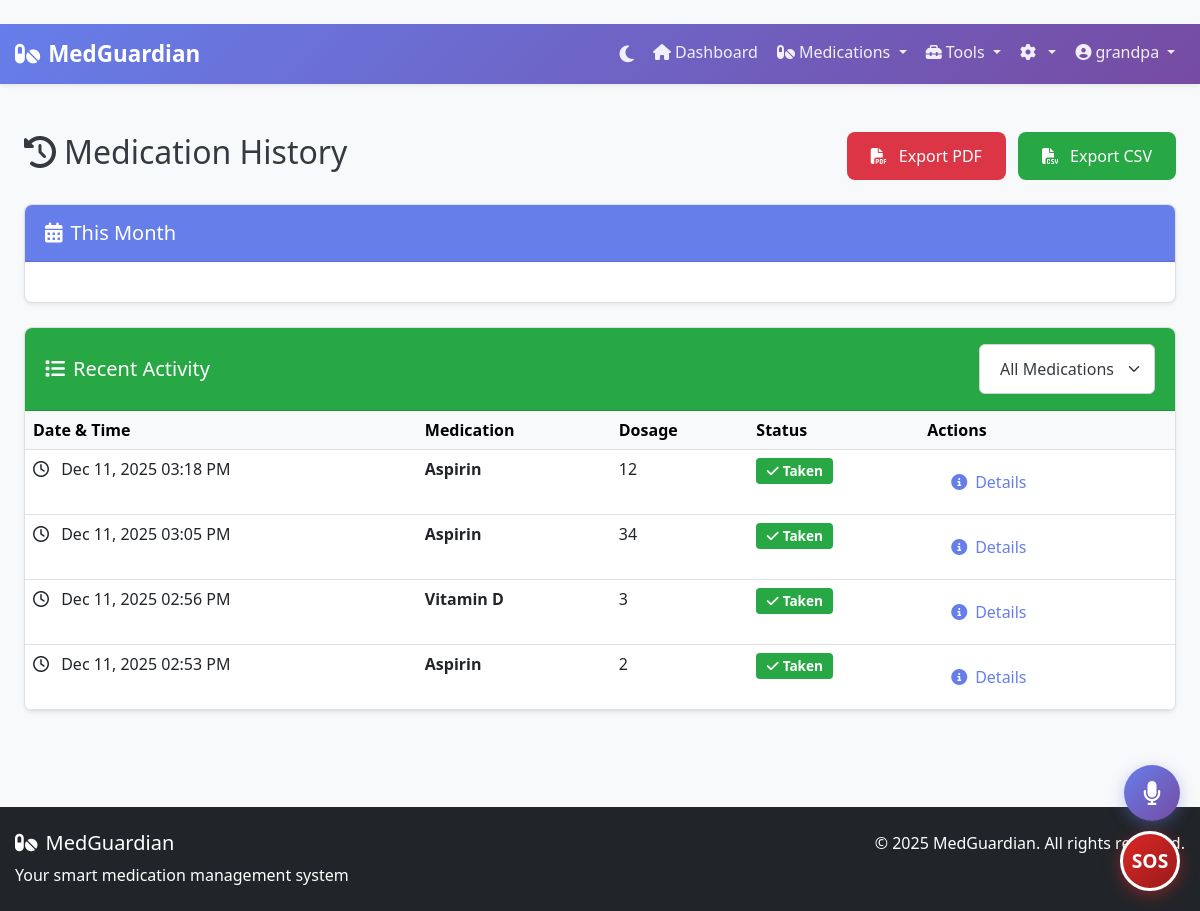
Page /medication/history (signed in) on the committed database.
### app/models/auth.py (models this page shows, shortened)
class User(UserMixin, BaseModel):
    __tablename__ = 'user'
    username = db.Column(db.String(100), nullable=False, unique=True, index=True)
    email = db.Column(db.String(100), nullable=False, unique=True, index=True)
    password_hash = db.Column(db.String(200))
    role = db.Column(db.String(20), nullable=False, default='senior', index=True)
    telegram_chat_id = db.Column(db.String(50), nullable=True, unique=True)
    reset_token = db.Column(db.String(100), nullable=True, unique=True)
    reset_token_expiry = db.Column(db.DateTime, nullable=True)
    email_verified = db.Column(db.Boolean, default=False)
    email_verification_token = db.Column(db.String(100), nullable=True, unique=True)
    camera_auto_accept = db.Column(db.Boolean, default=False)
    medications = db.relationship('Medication', backref='user', lazy=True, cascade='all, delete-orphan')

### app/models/medication_log.py (models this page shows, shortened)
class MedicationLog(db.Model):
    __tablename__ = 'medication_log'
    id = db.Column(db.Integer, primary_key=True)
    medication_id = db.Column(db.Integer, db.ForeignKey('medication.id'), nullable=False)
    user_id = db.Column(db.Integer, db.ForeignKey('user.id'), nullable=False)
    taken_at = db.Column(db.DateTime, nullable=False, default=datetime.utcnow)
    scheduled_time = db.Column(db.DateTime, nullable=True)  # When medication was scheduled
    taken_correctly = db.Column(db.Boolean, default=True)
    verified_by_camera = db.Column(db.Boolean, default=False)  # Was camera verification used?
    verification_confidence = db.Column(db.Float, nullable=True)  # Auto-detection confidence 0-1
    verification_method = db.Column(db.String(50), nullable=True)  # 'auto', 'manual', 'manual_fallback'
    notes = db.Column(db.Text)
    created_at = db.Column(db.DateTime, default=datetime.utcnow)
    medication = db.relationship('Medication', backref='logs')
    user = db.relationship('User', backref='medication_logs')

### app/models/medication.py (models this page shows, shortened)
class Medication(BaseModel):
    __tablename__ = 'medication'
    name = db.Column(db.String(100), nullable=False, index=True)
    dosage = db.Column(db.String(50), nullable=False)
    frequency = db.Column(db.String(50), nullable=False)
    instructions = db.Column(db.Text)
    user_id = db.Column(db.Integer, db.ForeignKey('user.id', ondelete='CASCADE'), nullable=False, index=True)
    morning = db.Column(db.Boolean, default=False)
    afternoon = db.Column(db.Boolean, default=False)
    evening = db.Column(db.Boolean, default=False)
    night = db.Column(db.Boolean, default=False)
    reminder_enabled = db.Column(db.Boolean, default=True)
    reminder_sound = db.Column(db.Boolean, default=True)
    reminder_voice = db.Column(db.Boolean, default=True)
    custom_reminder_times = db.Column(db.String(200))
    start_date = db.Column(db.Date, index=True)
    end_date = db.Column(db.Date, index=True)
    priority = db.Column(db.String(20), default='normal', index=True)
    custom_times = db.Column(db.String(200))  # JSON string for custom times
    barcode = db.Column(db.String(100), nullable=True, index=True)  # UPC/EAN/QR code
    reference_image_path = db.Column(db.String(500), nullable=True)  # Path to reference photo
    image_features = db.Column(db.Text, nullable=True)  # JSON: color histogram, shape features
    label_text = db.Column(db.Text, nullable=True)  # OCR extracted text from label
    reference_images = db.Column(db.Text, nullable=True)  # JSON: ["base64img1", "base64img2", ...]
    background_image = db.Column(db.Text, nullable=True)  # Background-only capture for subtraction
    ai_trained = db.Column(db.Boolean, default=False)  # True if user completed AI training

### app/routes/medication.py (the view)
@medication.route('/history')
@login_required
def medication_history():
    medications = Medication.query.filter_by(user_id=current_user.id).all()
    logs = MedicationLog.query.filter_by(user_id=current_user.id).order_by(
        MedicationLog.taken_at.desc()
    ).limit(100).all()
    return render_template('medication/history.html',
                         medications=medications,
                         logs=logs)

### app/templates/medication/history.html (shortened to what this page needs)
{% extends "base.html" %}
{% block content %}
<div class="container-fluid py-4">
    <div class="d-flex justify-content-between align-items-center mb-4">
        <h2><i class="fas fa-history me-2"></i>Medication History</h2>
        <div>
            <a href="{{ url_for('medication.export_history', format='pdf') }}" class="btn btn-danger me-2">
                <i class="fas fa-file-pdf me-1"></i>Export PDF
            </a>
            <a href="{{ url_for('medication.export_history', format='csv') }}" class="btn btn-success">
                <i class="fas fa-file-csv me-1"></i>Export CSV
            </a>
        </div>
    </div>
    <div class="row mb-4">
        <div class="col-12">
            <div class="card shadow-sm">
                <div class="card-header bg-primary text-white">
                    <h5 class="mb-0"><i class="fas fa-calendar-alt me-2"></i>This Month</h5>
                </div>
                <div class="card-body">
                </div>
            </div>
        </div>
    </div>
    <div class="row">
        <div class="col-12">
            <div class="card shadow-sm">
                <div class="card-header bg-success text-white d-flex justify-content-between align-items-center">
                    <h5 class="mb-0"><i class="fas fa-list me-2"></i>Recent Activity</h5>
                    <select id="filter-medication" class="form-select form-select-sm" style="width: auto;">
                        <option value="all">All Medications</option>
                    </select>
                </div>
                <div class="card-body p-0">
                    <div class="table-responsive">
                        <table class="table table-hover mb-0">
                            <thead class="table-light">
                                <tr>
                                    <th>Date & Time</th>
                                    <th>Medication</th>
                                    <th>Dosage</th>
                                    <th>Status</th>
                                    <th>Actions</th>
                                </tr>
                            </thead>
                            <tbody id="history-table-body">
                                {% for log in logs %}
                                <tr data-medication-id="{{ log.medication_id }}">
                                    <td>
                                        <i class="far fa-clock me-2"></i>
                                        {{ log.taken_at.strftime('%b %d, %Y %I:%M %p') }}
                                    </td>
                                    <td>
                                        <strong>{{ log.medication.name }}</strong>
                                    </td>
                                    <td>{{ log.medication.dosage }}</td>
                                    <td>
                                        {% if log.taken_correctly %}
                                        <span class="badge bg-success">
                                            <i class="fas fa-check me-1"></i>Taken
                                        </span>
                                        {% else %}
                                        <span class="badge bg-danger">
                                            <i class="fas fa-times me-1"></i>Missed
                                        </span>
                                        {% endif %}
                                    </td>
                                    <td>
                                        <button class="btn btn-sm btn-outline-primary"
                                            onclick="viewDetails({{ log.id }})">
                                            <i class="fas fa-info-circle"></i> Details
                                        </button>
                                    </td>
                                </tr>
                                {% endfor %}
                            </tbody>
                        </table>
                    </div>
                </div>
            </div>
        </div>
    </div>
</div>
{% endblock %}

### app/templates/base.html (shortened to what this page needs)
﻿<!DOCTYPE html>
<html lang="en">
<head>
    <link href="https://cdn.jsdelivr.net/npm/bootstrap@5.3.0/dist/css/bootstrap.min.css" rel="stylesheet">
    <link href="https://cdnjs.cloudflare.com/ajax/libs/font-awesome/6.4.0/css/all.min.css" rel="stylesheet">
    <link href="{{ url_for('static', filename='css/style.css') }}" rel="stylesheet">
    <link href="{{ url_for('static', filename='css/accessibility.css') }}" rel="stylesheet">
    <link href="{{ url_for('static', filename='css/reminder_banner.css') }}" rel="stylesheet">
    <link href="{{ url_for('static', filename='css/camera_modal.css') }}" rel="stylesheet">
</head>
<body>
    <nav class="navbar navbar-expand-lg navbar-dark shadow-sm"
        style="background: linear-gradient(135deg, #667eea 0%, #764ba2 100%);">
        <div class="container">
            <a class="navbar-brand fw-bold"
                href="{% if current_user.is_authenticated %}{{ url_for('main.dashboard') }}{% else %}{{ url_for('main.index') }}{% endif %}">
                <i class="fas fa-pills me-2"></i>MedGuardian
            </a>
            <div class="collapse navbar-collapse" id="navbarNav">
                <ul class="navbar-nav ms-auto">
                    {% if current_user.is_authenticated %}
                    <li class="nav-item">
                        <a class="nav-link" href="{{ url_for('main.dashboard') }}">
                            <i class="fas fa-home me-1"></i>Dashboard
                        </a>
                    </li>
                    <li class="nav-item dropdown">
                        <a class="nav-link dropdown-toggle" href="#" role="button" data-bs-toggle="dropdown">
                            <i class="fas fa-pills me-1"></i>Medications
                        </a>
                    </li>
                    <li class="nav-item dropdown">
                        <a class="nav-link dropdown-toggle" href="#" role="button" data-bs-toggle="dropdown">
                            <i class="fas fa-toolbox me-1"></i>Tools
                        </a>
                    </li>
                    <li class="nav-item dropdown">
                        <a class="nav-link dropdown-toggle" href="#" role="button" data-bs-toggle="dropdown">
                            <i class="fas fa-cog me-1"></i>
                        </a>
                    </li>
                    <li class="nav-item dropdown">
                        <a class="nav-link dropdown-toggle" href="#" role="button" data-bs-toggle="dropdown">
                            <i class="fas fa-user-circle me-1"></i>{{ current_user.username }}
                        </a>
                    </li>
                    {% endif %}
                </ul>
            </div>
        </div>
    </nav>
    <main class="container-fluid py-4">
        {% block content %}{% endblock %}
    </main>
    {% if current_user.is_authenticated %}
    <button id="emergencySosBtn" class="emergency-sos-btn" onclick="window.location.href='/emergency/sos'"
        title="Emergency SOS">
        SOS
    </button>
    {% endif %}
    <footer class="bg-dark text-white py-4 mt-5">
        <div class="container">
            <div class="row">
                <div class="col-md-6">
                    <h5><i class="fas fa-pills me-2"></i>MedGuardian</h5>
                    <p class="mb-0">Your smart medication management system</p>
                </div>
                <div class="col-md-6 text-md-end">
                    <p class="mb-0">&copy; 2025 MedGuardian. All rights reserved.</p>
                </div>
            </div>
        </div>
    </footer>
</body>
</html>

### app/static/css/style.css (style rules this page uses)
:root { --primary-color: #667eea; --secondary-color: #764ba2; --success-color: #28a745; --warning-color: #ffc107; --danger-color: #dc3545; --info-color: #17a2b8; --light-color: #f8f9fa; --dark-color: #343a40; --font-family: 'Segoe UI', Tahoma, Geneva, Verdana, sans-serif; --senior-font-size: 1.125rem; --senior-font-size-large: 1.5rem; --senior-font-size-xlarge: 2rem; --high-contrast-bg: #ffffff; --high-contrast-text: #000000; }
* { margin: 0; padding: 0; box-sizing: border-box; }
body { font-family: var(--font-family); line-height: 1.8; color: var(--dark-color); background-color: var(--light-color); font-size: 16px; }
.container { max-width: 1200px; margin: 0 auto; padding: 0 15px; }
.mt-5 { margin-top: 3rem; }
.mb-4 { margin-bottom: 1.5rem; }
.py-4 { padding-top: 1.5rem; padding-bottom: 1.5rem; }
.btn { display: inline-block; padding: 0.75rem 1.5rem; font-weight: 500; text-align: center; text-decoration: none; border-radius: 0.375rem; border: none; cursor: pointer; transition: all 0.3s ease; min-height: 44px; }
.btn-success { background-color: var(--success-color); color: white; }
.btn-danger { background-color: var(--danger-color); color: white; }
.btn-outline-primary { background-color: transparent; border: 2px solid var(--primary-color); color: var(--primary-color); }
.card { background: white; border-radius: 0.5rem; box-shadow: 0 0.125rem 0.25rem rgba(0, 0, 0, 0.075); border: 1px solid rgba(0, 0, 0, 0.125); overflow: hidden; }
.card-header { background-color: var(--primary-color); color: white; padding: 1rem 1.25rem; border-bottom: 1px solid rgba(0, 0, 0, 0.125); }
.card-body { padding: 1.25rem; }
.form-select { display: block; width: 100%; padding: 0.75rem 2.5rem 0.75rem 1.25rem; font-size: 1rem; line-height: 1.5; color: var(--dark-color); background-color: white; background-repeat: no-repeat; background-position: right 0.75rem center; background-size: 16px 12px; border: 1px solid #ced4da; border-radius: 0.375rem; transition: border-color 0.15s ease-in-out, box-shadow 0.15s ease-in-out; }
.badge { display: inline-block; padding: 0.35rem 0.65rem; font-size: 0.85rem; font-weight: 700; line-height: 1; text-align: center; white-space: nowrap; vertical-align: baseline; border-radius: 0.25rem; }
.bg-success { background-color: var(--success-color) !important; color: white !important; }
.bg-primary { background-color: var(--primary-color) !important; color: white !important; }
.emergency-sos-btn { position: fixed; bottom: 20px; right: 20px; width: 60px; height: 60px; border-radius: 50%; background: linear-gradient(135deg, #dc2626 0%, #991b1b 100%); border: 3px solid white; color: white; font-size: 1.2rem; font-weight: bold; cursor: pointer; box-shadow: 0 4px 15px rgba(220, 38, 38, 0.5); transition: all 0.3s ease; z-index: 1001; }
body, .card, .btn, .form-control, .form-select, .dropdown-menu, .modal-content, .alert, footer { transition: background-color 0.3s ease, color 0.3s ease, border-color 0.3s ease; }

### app/static/css/accessibility.css (style rules this page uses)
body.font-medium { font-size: 16px !important; }
body.line-spacing-normal { line-height: 1.5; }

### app/static/css/camera_modal.css (style rules this page uses)
.btn { padding: 12px 24px; border: none; border-radius: 8px; font-size: 16px; font-weight: 500; cursor: pointer; transition: all 0.2s; display: inline-flex; align-items: center; justify-content: center; gap: 8px; }

### app/templates/base.html (style rules this page uses)
.navbar .nav-link { color: rgba(255, 255, 255, 0.9) !important; font-weight: 500; transition: all 0.3s ease; padding: 0.5rem 1rem; border-radius: 8px; margin: 0 0.1rem; }
.navbar-brand { font-size: 1.4rem; transition: transform 0.3s ease; }

### rows in the picture
User: username "grandpa"
MedicationLog: taken_at "Dec 11, 2025 03:18 PM", medication.name "Aspirin", medication.dosage "12", taken_correctly True (drawn)
MedicationLog: taken_at "Dec 11, 2025 03:05 PM", medication.name "Aspirin", medication.dosage "34", taken_correctly True (drawn)
MedicationLog: taken_at "Dec 11, 2025 02:56 PM", medication.name "Vitamin D", medication.dosage "3", taken_correctly True (drawn)
MedicationLog: taken_at "Dec 11, 2025 02:53 PM", medication.name "Aspirin", medication.dosage "2", taken_correctly True (drawn)
